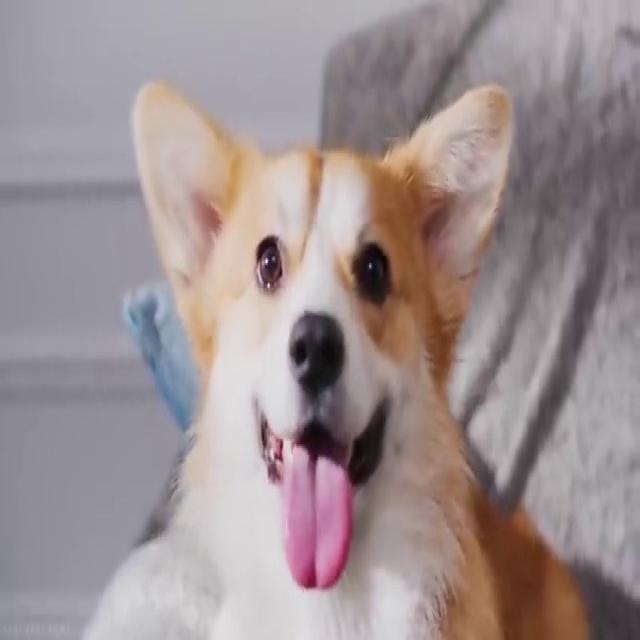
#> input picture scripts/hog/test_photo.jpg, 640 x 640 px
$ python -i lbp.py   (imports and definitions only)
#> lines starting #> are read from the running program, lines starting #| are printed output that depends on the picture
### scripts/scaler.py
from skimage.transform import resize
import numpy as np
import pandas as pd
import matplotlib.pyplot as plt
import os
from pathlib import Path

NEW_IMAGE_SIZE = (256, 256)
INPUT_DIR = 'dataset/'
OUTPUT_DIR = 'output/images/'

#Funkcja do dopasowania obrazu poprzez dodanie marginesów (paddingu).
def pad_to_square(image, old_shape, new_shape):
    diff_y = new_shape[0] - old_shape[0]
    diff_x = new_shape[1] - old_shape[1]

    pad_top = diff_y // 2
    pad_bottom = diff_y - pad_top

    pad_left = diff_x // 2
    pad_right = diff_x - pad_left

    color = np.median(image, axis=(0,1))
    pad = ((pad_top, pad_bottom), (pad_left, pad_right))
    padded = np.stack([np.pad(image[:,:,c], pad, mode='constant', constant_values=color[c]) for c in range(3)], axis=2)

    return padded

#Funkcja do przeskalowania obrazu do rozmiaru NEW_IMAGE_SIZE.
def rescale_image(image):
    shapes = list(image.shape)
    new_shape = list(image.shape)
    if shapes[0] > shapes[1]:
        new_shape[1] = new_shape[0]
    elif shapes[1] > shapes[0]:
        new_shape[0] = new_shape[1]

    squared_image = pad_to_square(image, shapes, new_shape)
    rescaled_image = resize(squared_image, NEW_IMAGE_SIZE, anti_aliasing=True)

    return rescaled_image

#Przeskaluj wszystkie obrazy w podanym katalogu i zapisz je w katalogu wyjściowym.
# [19 lines left out: function rescale_all_images, not called in this run]

### scripts/lbp/lbp.py

"""
LBP (Local Binary Patterns) Feature Extraction Script
Extracts LBP histograms from images in the dataset.
"""

import cv2
import numpy as np
from pathlib import Path
from skimage.feature import local_binary_pattern
import argparse
from tqdm import tqdm
import sys

# Load scaler
try:
    from scripts.scaler import rescale_image
except Exception as e:
    raise ImportError(
        f"Could not import 'scaler' module from sys.path: {e}"
    )


# =====================================================================
# LBP Transformer
# =====================================================================
class LBPTransformer:
    """
    Extracts Local Binary Patterns features (histograms).
    """

    def __init__(self,
                 radius=3,
                 n_points=24,
                 method="uniform",
                 visualize=False):
        self.radius = radius
        self.n_points = n_points
        self.method = method
        self.visualize = visualize

        # Number of bins for uniform LBP
        self.hist_size = n_points + 2

    def extract_lbp_features(self, image):
        """Compute LBP histogram for a single image."""
        # skalowanie tak jak w innych metodach
        image = rescale_image(image)

        # KONWERSJA float → uint8 (ważne dla cv2.cvtColor)
        if image.dtype in (np.float32, np.float64):
            image = (image * 255).astype(np.uint8)

        # Convert to grayscale
        if len(image.shape) == 3:
            image = cv2.cvtColor(image, cv2.COLOR_RGB2GRAY)

        # Compute LBP image
        lbp = local_binary_pattern(
            image,
            P=self.n_points,
            R=self.radius,
            method=self.method
        )

        # Histogram (znormalizowany)
        hist, _ = np.histogram(
            lbp.ravel(),
            bins=self.hist_size,
            range=(0, self.hist_size),
            density=True
        )

        if self.visualize:
            return hist.astype(np.float32), lbp
        else:
            return hist.astype(np.float32), None

    def process_image(self, image_path, output_dir=None, save_visualization=False):
#> called with image_path = '../hog/test_photo.jpg', save_visualization = False
        img = cv2.imread(str(image_path))
#> img is the input picture: shape (640, 640, 3); mean B, G, R 146.3, 144.4, 157.4
        if img is None:
            print(f"Error reading {image_path}")
            return None

        # BGR → RGB
        img = cv2.cvtColor(img, cv2.COLOR_BGR2RGB)

        features, lbp_img = self.extract_lbp_features(img)
#> in pad_to_square, `color = np.median(image, axis=(0,1))`: color = [158, 148, 156]
#> in extract_lbp_features, `image = cv2.cvtColor(image, cv2.COLOR_RGB2GRAY)`:
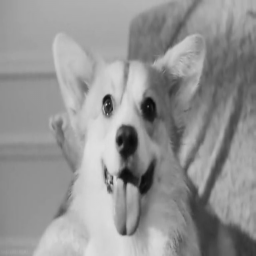
#> image: shape (256, 256); min 9, max 224, mean 148
#> in extract_lbp_features, `lbp = local_binary_pattern( image, P=self.n_points, R=self.radius, met..`:
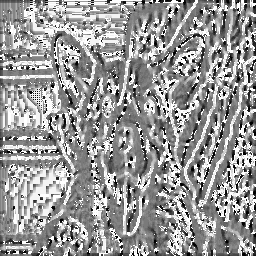
#> lbp: shape (256, 256) float64; min 0, max 25, mean 15; drawn with min black and max white
#> in extract_lbp_features, `hist, _ = np.histogram( lbp.ravel(), bins=self.hist_size, range=(0, se..`: hist = 26 values, max 0.172 at index 25, min 0.00871 at index 1, mean 0.0385
#> features has the same summary as hist in extract_lbp_features

        if save_visualization and lbp_img is not None and output_dir is not None:
            output_dir = Path(output_dir)
            output_dir.mkdir(parents=True, exist_ok=True)
            name = image_path.stem + "_lbp.png"

            # normalizacja LBP do 0–255
            max_val = lbp_img.max()
            if max_val > 0:
                vis = (lbp_img / max_val * 255).astype(np.uint8)
            else:
                vis = np.zeros_like(lbp_img, dtype=np.uint8)

            cv2.imwrite(str(output_dir / name), vis)

        return features

    # [99 lines left out: functions process_dataset, main, not called in this run]


# [2 lines not run here, left out]

>>> result = LBPTransformer().process_image('../hog/test_photo.jpg')
#> result has the same summary as hist in extract_lbp_features
